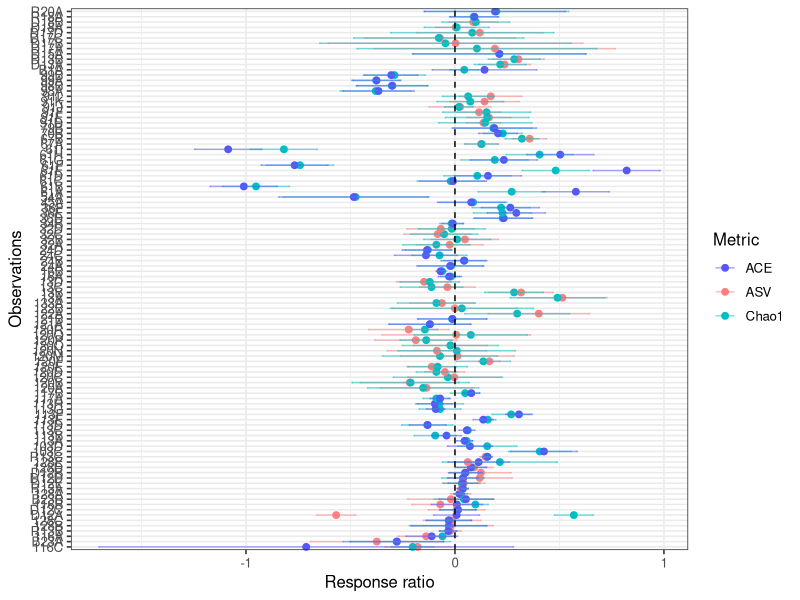
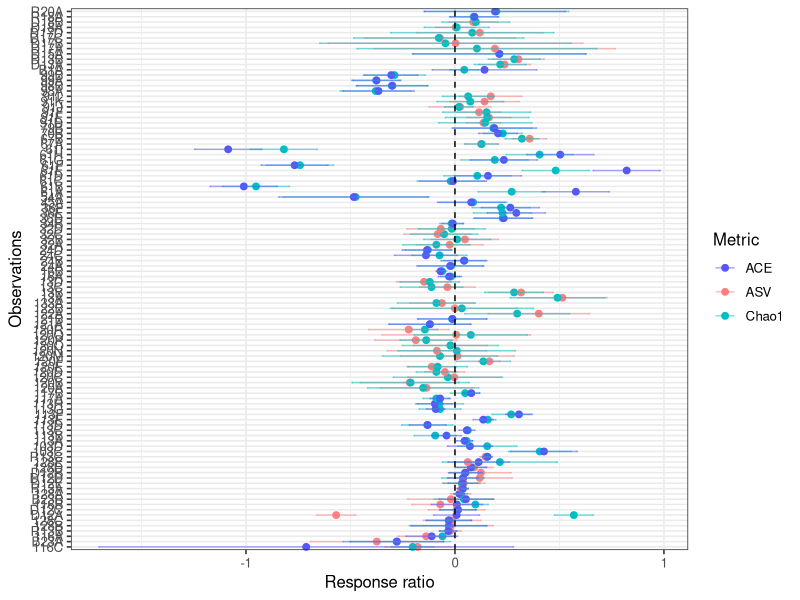

Write the R code that produced these figures, in order.
library(readxl)
library(dplyr)
library(writexl)

# Read data
df <- read_excel("Fungi_Richness.xlsx")

# Force all RR and Vi columns to be numeric
df <- df %>%
  mutate(across(c(Chao1_RR, Chao1_Vi, ACE_RR, ACE_Vi, ASV_RR, ASV_Vi), as.numeric))

# Fixed-effect model combination function (automatically skips NA values)
combine_fixed <- function(rr, vi) {
  valid <- !is.na(rr) & !is.na(vi)
  rr <- rr[valid]
  vi <- vi[valid]
  
  if (length(rr) == 0) {
    return(c(NA, NA))
  } else if (length(rr) == 1) {
    return(c(rr[1], vi[1]))
  } else {
    w <- 1 / vi
    rr_combined <- sum(w * rr) / sum(w)
    vi_combined <- 1 / sum(w)
    return(c(rr_combined, vi_combined))
  }
}

# Apply the function row-wise
result <- df %>%
  rowwise() %>%
  mutate(
    combined = list(combine_fixed(
      rr = c(Chao1_RR, ACE_RR, ASV_RR),
      vi = c(Chao1_Vi, ACE_Vi, ASV_Vi)
    )),
    RR_combined = combined[[1]],
    Vi_combined = combined[[2]]
  ) %>%
  ungroup() %>%
  select(Beta_ID, RR_combined, Vi_combined)

# Print the result
print(result)

# Save result to an Excel file
write_xlsx(result, "FixedEffect_FungalRichness_Combined.xlsx")


################### Visualization
library(tidyr)
library(ggplot2)
library(patchwork)

# Read and convert data again for plotting
df <- read_excel("Fungi_Richness.xlsx")

# Ensure all relevant columns are numeric
df <- df %>%
  mutate(across(c(ASV_RR, ASV_Vi, Chao1_RR, Chao1_Vi, ACE_RR, ACE_Vi), as.numeric))

# Convert to long format
long_df <- df %>%
  select(Beta_ID, ASV = ASV_RR, ASV_Vi = ASV_Vi,
         Chao1 = Chao1_RR, Chao1_Vi,
         ACE = ACE_RR, ACE_Vi) %>%
  pivot_longer(cols = -Beta_ID, names_to = "Metric", values_to = "Value") %>%
  mutate(
    Type = ifelse(grepl("_Vi$", Metric), "Vi", "RR"),
    Metric = gsub("_Vi$", "", Metric)
  ) %>%
  pivot_wider(names_from = Type, values_from = Value) %>%
  mutate(
    SE = sqrt(as.numeric(Vi)),
    CI_lower = RR - 1.96 * SE,
    CI_upper = RR + 1.96 * SE
  )

# Determine whether CIs overlap for each Beta_ID
significance_summary <- long_df %>%
  group_by(Beta_ID) %>%
  summarise(
    any_overlap = {
      combn(1:n(), 2, function(idx) {
        i <- idx[1]; j <- idx[2]
        ci_i <- c(CI_lower[i], CI_upper[i])
        ci_j <- c(CI_lower[j], CI_upper[j])
        # Check if confidence intervals overlap
        !(ci_i[2] < ci_j[1] || ci_j[2] < ci_i[1])
      }) %>% any()
    }
  ) %>%
  mutate(Significance = ifelse(any_overlap, "Not significant", "Significant"))

# Merge significance results back to the main long format dataframe
long_df <- long_df %>%
  left_join(significance_summary, by = "Beta_ID")

# Create forest plot: points + horizontal error bars
p1 <- ggplot(long_df, aes(x = RR, y = reorder(Beta_ID, RR), color = Metric)) +
  geom_point(size = 2) +
  geom_errorbarh(aes(xmin = CI_lower, xmax = CI_upper), height = 0.3, alpha = 0.5) +
  geom_vline(xintercept = 0, linetype = "dashed") +
  scale_color_manual(values = c("ASV" = "#FF8080", "Chao1" = "#00BFC4", "ACE" = "#5757F9")) +
  theme_bw(base_size = 12) +
  labs(x = "Response ratio", y = "Observations", color = "Metric")

# Display plot
p1

# Save plot as PDF
ggsave("Fungi_richness_forest_plot.pdf", p1, width = 8, height = 12)
